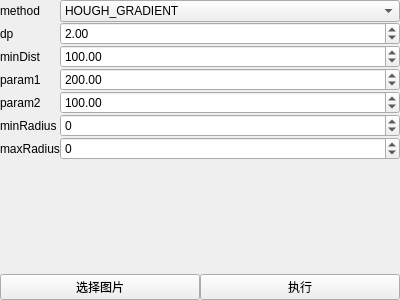
<?xml version="1.0" encoding="UTF-8"?>
<ui version="4.0">
 <class>ControlItem</class>
 <widget class="QWidget" name="ControlItem">
  <property name="geometry">
   <rect>
    <x>0</x>
    <y>0</y>
    <width>400</width>
    <height>300</height>
   </rect>
  </property>
  <property name="windowTitle">
   <string>Form</string>
  </property>
  <layout class="QVBoxLayout" name="verticalLayout">
   <property name="spacing">
    <number>0</number>
   </property>
   <property name="leftMargin">
    <number>0</number>
   </property>
   <property name="topMargin">
    <number>0</number>
   </property>
   <property name="rightMargin">
    <number>0</number>
   </property>
   <property name="bottomMargin">
    <number>0</number>
   </property>
   <item>
    <layout class="QFormLayout" name="formLayout">
     <property name="horizontalSpacing">
      <number>0</number>
     </property>
     <property name="verticalSpacing">
      <number>0</number>
     </property>
     <item row="0" column="1">
      <widget class="QComboBox" name="methodComboBox">
       <item>
        <property name="text">
         <string>HOUGH_GRADIENT</string>
        </property>
       </item>
      </widget>
     </item>
     <item row="1" column="0">
      <widget class="QLabel" name="dpLabel">
       <property name="text">
        <string>dp</string>
       </property>
      </widget>
     </item>
     <item row="1" column="1">
      <widget class="QDoubleSpinBox" name="dpDoubleSpinBox">
       <property name="minimum">
        <double>-9999.000000000000000</double>
       </property>
       <property name="maximum">
        <double>9999.000000000000000</double>
       </property>
       <property name="singleStep">
        <double>0.500000000000000</double>
       </property>
       <property name="value">
        <double>2.000000000000000</double>
       </property>
      </widget>
     </item>
     <item row="2" column="0">
      <widget class="QLabel" name="minDistLabel">
       <property name="text">
        <string>minDist</string>
       </property>
      </widget>
     </item>
     <item row="2" column="1">
      <widget class="QDoubleSpinBox" name="minDistDoubleSpinBox">
       <property name="minimum">
        <double>-9999.000000000000000</double>
       </property>
       <property name="maximum">
        <double>9999.000000000000000</double>
       </property>
       <property name="singleStep">
        <double>0.500000000000000</double>
       </property>
       <property name="value">
        <double>100.000000000000000</double>
       </property>
      </widget>
     </item>
     <item row="3" column="0">
      <widget class="QLabel" name="param1Label">
       <property name="text">
        <string>param1</string>
       </property>
      </widget>
     </item>
     <item row="3" column="1">
      <widget class="QDoubleSpinBox" name="param1DoubleSpinBox">
       <property name="minimum">
        <double>-9999.000000000000000</double>
       </property>
       <property name="maximum">
        <double>9999.000000000000000</double>
       </property>
       <property name="singleStep">
        <double>0.500000000000000</double>
       </property>
       <property name="value">
        <double>200.000000000000000</double>
       </property>
      </widget>
     </item>
     <item row="4" column="0">
      <widget class="QLabel" name="param2Label">
       <property name="text">
        <string>param2</string>
       </property>
      </widget>
     </item>
     <item row="4" column="1">
      <widget class="QDoubleSpinBox" name="param2DoubleSpinBox">
       <property name="minimum">
        <double>-9999.000000000000000</double>
       </property>
       <property name="maximum">
        <double>9999.000000000000000</double>
       </property>
       <property name="singleStep">
        <double>0.500000000000000</double>
       </property>
       <property name="value">
        <double>100.000000000000000</double>
       </property>
      </widget>
     </item>
     <item row="5" column="0">
      <widget class="QLabel" name="minRadiusLabel">
       <property name="text">
        <string>minRadius</string>
       </property>
      </widget>
     </item>
     <item row="5" column="1">
      <widget class="QSpinBox" name="minRadiusSpinBox">
       <property name="minimum">
        <number>-9999</number>
       </property>
       <property name="maximum">
        <number>9999</number>
       </property>
      </widget>
     </item>
     <item row="6" column="0">
      <widget class="QLabel" name="maxRadiusLabel">
       <property name="text">
        <string>maxRadius</string>
       </property>
      </widget>
     </item>
     <item row="6" column="1">
      <widget class="QSpinBox" name="maxRadiusSpinBox">
       <property name="minimum">
        <number>-9999</number>
       </property>
       <property name="maximum">
        <number>9999</number>
       </property>
      </widget>
     </item>
     <item row="0" column="0">
      <widget class="QLabel" name="methodLabel">
       <property name="text">
        <string>method</string>
       </property>
      </widget>
     </item>
    </layout>
   </item>
   <item>
    <layout class="QHBoxLayout" name="horizontalLayout">
     <property name="spacing">
      <number>0</number>
     </property>
     <item>
      <widget class="QPushButton" name="select_image_button">
       <property name="text">
        <string>选择图片</string>
       </property>
      </widget>
     </item>
     <item>
      <widget class="QPushButton" name="do_button">
       <property name="text">
        <string>执行</string>
       </property>
      </widget>
     </item>
    </layout>
   </item>
  </layout>
 </widget>
 <resources/>
 <connections/>
</ui>
